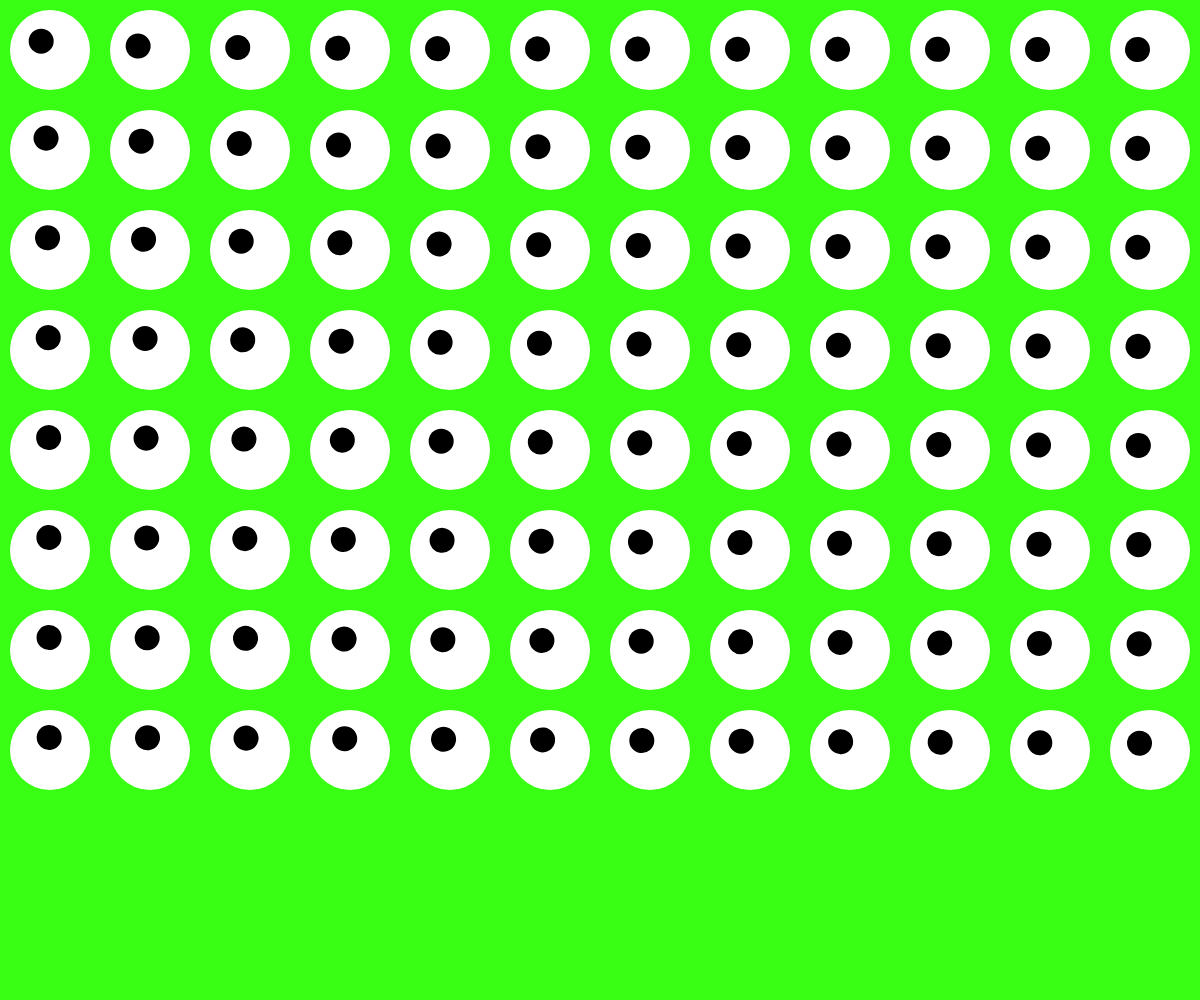
Frame 1 (no input)
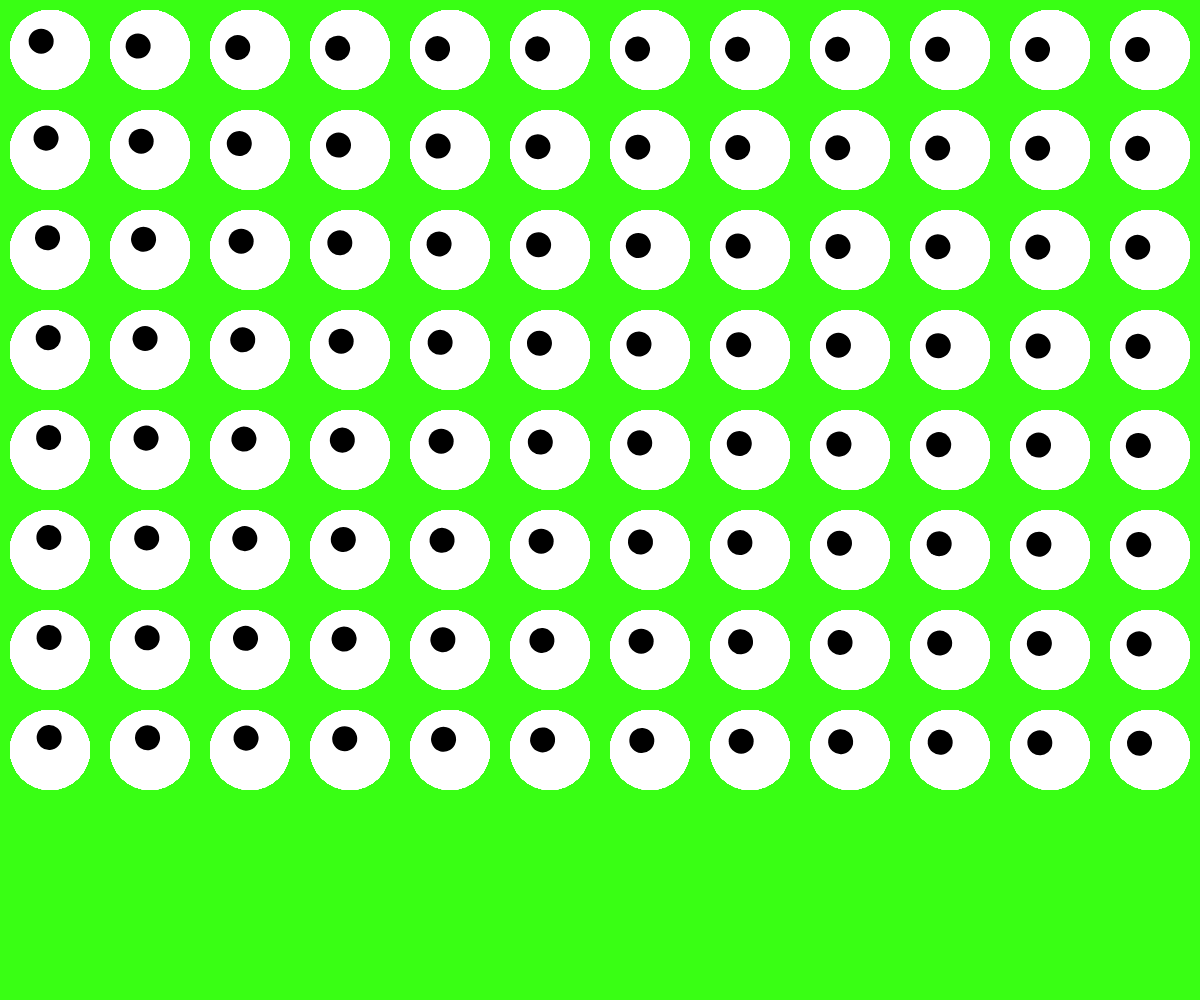
Frame 60 (no input)
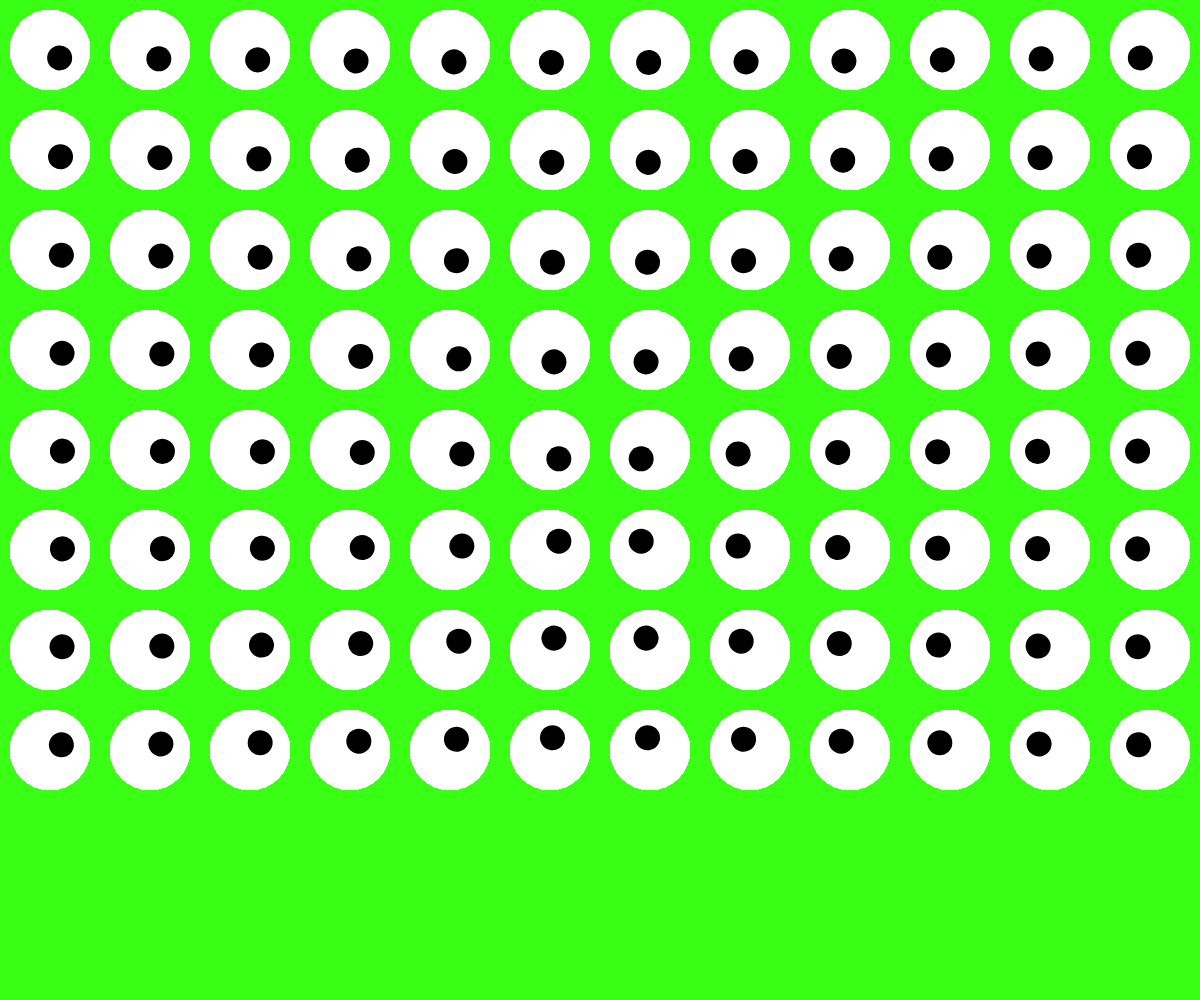
Frame 120 (the mouse pressed at the canvas centre since frame 60)

The p5.js sketch that drew these frames (run headless with seeded random() and noise() and a simulated clock; from frame 60 on, the mouse is pressed at the canvas centre):

// p5.js sketch
// ── sketch.js
// let r, g, b;

// size parameters of white eyes
let radius = 50;
let diameter = 2 * radius;

function setup() {
  createCanvas(windowWidth, windowHeight);
  background(57, 255, 20);
}

function draw() {

  //   let r = random(255);
  //   let g = random(255);
  //   let b = random(255);

  // nested for loop to make grid of white eyes
  for (let column = 0; column < 14; column++) {
    for (let row = 0; row < 8; row++) {
      let eyeX = radius + diameter * column;
      let eyeY = radius + diameter * row;

      // whites of the eyes
      fill(255);
      noStroke();
      circle(eyeX, eyeY, 80);

      // atan2 calculates the angle of the eye to the mouse
      let angle = atan2(mouseY - eyeY, mouseX - eyeX);

      // push and pop limits the following styles to only apply to the pupils
      push();
      // moves the pupils to the centre of the eyes
      translate(eyeX, eyeY);

      // rotates the eye towards the mouse
      rotate(angle);

      // randomising the colours of the iris doesn't work as it needs a loop
      // fill(r, g, b);
      // ellipse(12.5, 0, 35, 35);

      // draws the pupil
      fill(0);
      ellipse(12.5, 0, 25, 25);

      pop();
    }
  }

  //   // top left eyelid
  //   fill(57, 255, 20);
  //   // stroke to cover slight white eye outline
  //   strokeWeight(2);
  //   stroke(57, 255, 20);
  //   // PI to 0 for a semi-circle at the top, needs same start and stop and same width and height
  //   arc(50, 50, 80, 80, PI, 0);

  //   // middle eyelid
  //   fill(57, 255, 20);
  //   strokeWeight(2);
  //   stroke(57, 255, 20);
  //   arc(250, 250, 80, 80, PI, 0);
}
// ── style.css
html,
body {
  margin: 0;
  padding: 0;
  display: flex;
  justify-content: center;
  align-items: center;
}
